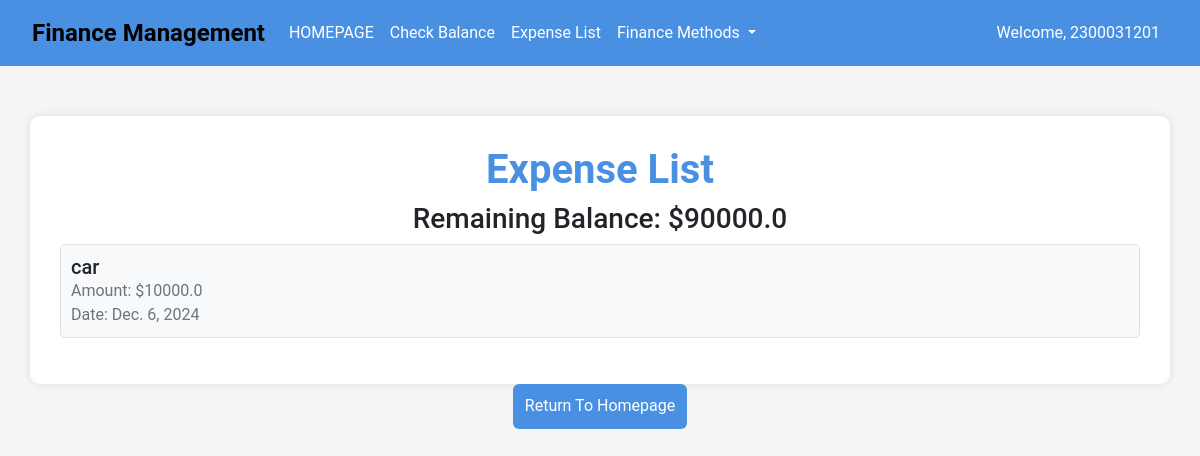
Page /UserApp/expense_list/ (signed in) on the committed database.
### UserApp/models.py (models this page shows)
class Expense(models.Model):
    user = models.ForeignKey(User, on_delete=models.CASCADE, default=1)
    name = models.CharField(max_length=100)
    amount = models.FloatField()
    date = models.DateField(default=timezone.now)

### UserApp/views.py (the view)
# urls.py: path('expense_list/', views.expense_list, name='expense_list'),
def expense_list(request):
    expenses = Expense.objects.filter(user=request.user)
    total_expenses = sum(expense.amount for expense in expenses)
    try:
        user_balance = UserBalance.objects.get(user=request.user)
    except UserBalance.DoesNotExist:
        user_balance = None  # or handle it in another way, e.g., create a new UserBalance object
    remaining_balance = user_balance.balance - total_expenses if user_balance else 0
    return render(request, 'UserApp/ExpenceList.html', {
        'expenses': expenses,
        'total_expenses': total_expenses,
        'remaining_balance': remaining_balance
    })

### templates/UserApp/ExpenceList.html (shortened to what this page needs)
{% load static %}
<html>
<head>
    <link href="https://cdn.jsdelivr.net/npm/bootstrap@5.3.3/dist/css/bootstrap.min.css" rel="stylesheet">
</head>
<body style="background-color: #f5f5f5; font-family: 'Roboto', sans-serif;">
    <nav class="navbar navbar-expand-lg navbar-custom">
        <div class="container-fluid">
            <a class="navbar-brand" href="{% url 'UserApp:userhomepagecall' %}">Finance Management</a>
            <div class="collapse navbar-collapse" id="navbarNavDropdown">
                <ul class="navbar-nav">
                    <li class="nav-item">
                           <a class="nav-link" href="{% url 'UserApp:userhomepagecall' %}">HOMEPAGE</a>
                    </li>
                    <li class="nav-item">
                        <a class="nav-link" href="{% url 'UserApp:balancecheckpagecall' %}">Check Balance</a>
                    </li>
                    <li class="nav-item">
                        <a class="nav-link" href="{% url 'UserApp:expense_list' %}">Expense List</a>
                    </li>
                    <li class="nav-item dropdown">
                        <a class="nav-link dropdown-toggle" href="#" id="navbarDropdownMenuLink" role="button" data-bs-toggle="dropdown" aria-expanded="false">
                            Finance Methods
                        </a>
                    </li>
                </ul>
            </div>
            <ul class="navbar-nav ms-auto">
                {% if user.is_authenticated %}
                    <li class="nav-item">
                        <span class="nav-link" style="color: #fff;">Welcome, {{ user.username }}</span>
                    </li>
                {% endif %}
            </ul>
        </div>
    </nav>
    <div class="container expense-container">
        <h1 class="text-center">Expense List</h1>
        <div class="text-center">
            <h3>Remaining Balance: ${{ remaining_balance }}</h3>
        </div>
        <ul class="expense-list" style="list-style-type: none; padding: 0;">
            {% for expense in expenses %}
                <li class="expense-item">
                    <h5>{{ expense.name }}</h5>
                    <p>Amount: ${{ expense.amount }}</p>
                    <p>Date: {{ expense.date }}</p>
                </li>
            {% endfor %}
        </ul>
    </div>
    <center>
        <button class="btn btn-custom" onclick="window.location.href='{% url 'UserApp:userhomepagecall' %}'">Return To Homepage</button>
    </center>
</body>
</html>

### templates/UserApp/ExpenceList.html (style rules this page uses)
.navbar-custom { background-color: #4a90e2; padding: 10px 20px; }
.navbar-custom .navbar-brand { font-size: 1.5rem; font-weight: bold; }
.navbar-custom .nav-link { color: #fff; font-size: 1rem; }
.expense-container { background-color: #fff; border-radius: 10px; box-shadow: 0 0 10px rgba(0, 0, 0, 0.1); padding: 30px; margin-top: 50px; }
.expense-container h1 { color: #4a90e2; font-weight: bold; }
.expense-item { background-color: #f8f9fa; border: 1px solid #dee2e6; border-radius: 5px; padding: 10px; margin-bottom: 10px; transition: background-color 0.3s, transform 0.3s; }
.expense-item h5 { margin: 0; font-size: 1.25rem; }
.expense-item p { margin: 0; color: #6c757d; }
.btn-custom { background-color: #4a90e2; color: white; height: 45px; border: none; transition: background-color 0.3s; }

### rows in the picture
Expense: name "car", amount "10000.0", date "Dec. 6, 2024"

### other values in the picture
{{ user.username }} "2300031201"
{{ remaining_balance }} "90000.0"
